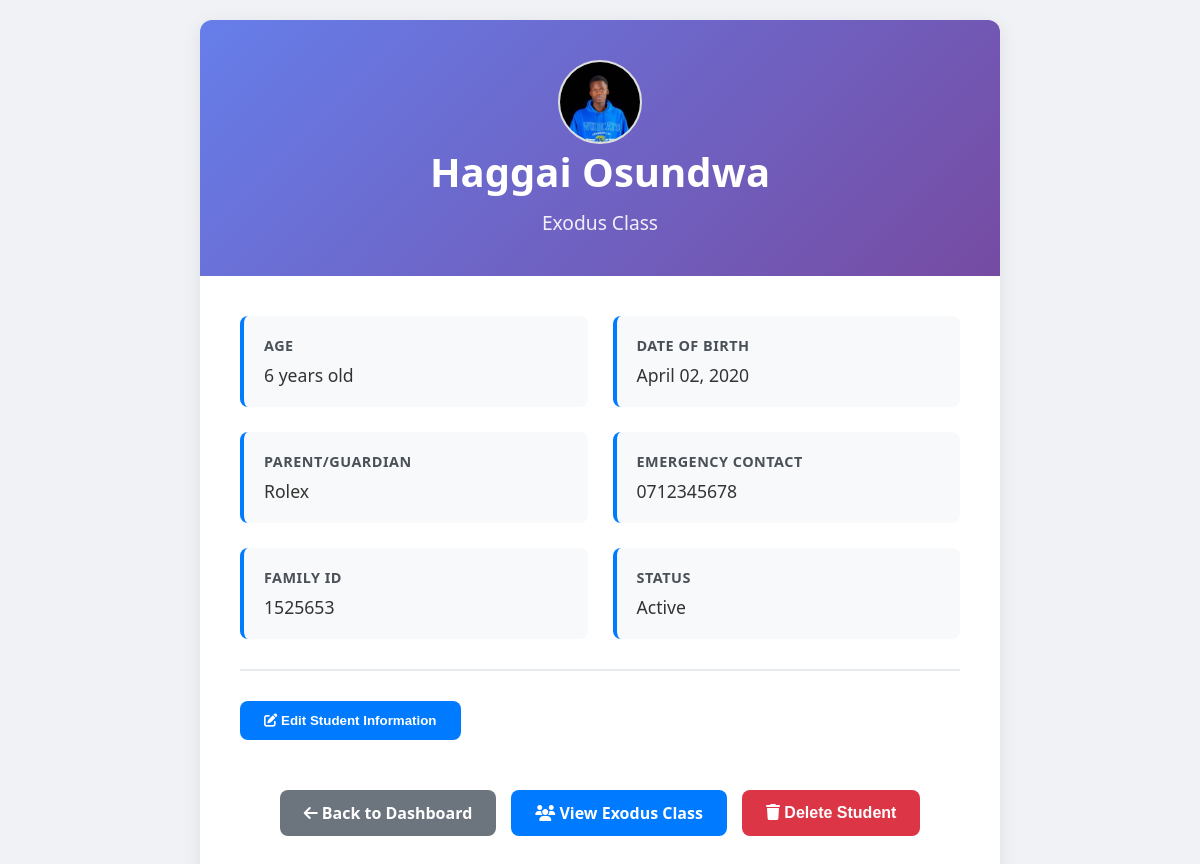
The app's page /student/41 (signed in) with its own data.
### app.py (models this page shows)
class Student(db.Model):
    id = db.Column(db.Integer, primary_key=True)
    name = db.Column(db.String(100), nullable=False)
    dob = db.Column(db.String(20), nullable=False)
    parent = db.Column(db.String(100))
    contact = db.Column(db.String(50))
    student_class = db.Column(db.String(50))
    status = db.Column(db.String(10), default="active")
    deletion_requested = db.Column(db.Boolean, default=False)
    profile_image = db.Column(db.String(200))  # Store image filename
    family_id = db.Column(db.String(50))  # For grouping family members

### app.py (the view)
@app.route("/student/<int:student_id>")
def student_detail(student_id):
    if "user" not in session:
        flash("Please log in first.", "error")
        return redirect(url_for("home"))
    student = Student.query.get_or_404(student_id)
    birth_date = datetime.strptime(student.dob, "%Y-%m-%d")
    today = datetime.now()
    age = today.year - birth_date.year - ((today.month, today.day) < (birth_date.month, birth_date.day))
    formatted_date = birth_date.strftime("%B %d, %Y")
    return render_template("student_detail.html",
                         student=student,
                         age=age,
                         formatted_date=formatted_date)

### app.py (called while the page is built)
@app.context_processor
def inject_now():
    return {'now': datetime.now}

@app.context_processor
def utility_functions():
    def attendance_present(student_id, sunday):
        record = Attendance.query.filter_by(student_id=student_id, date=sunday).first()
        return record.present if record else False
    return dict(attendance_present=attendance_present)

### templates/student_detail.html (shortened to what this page needs)
<!DOCTYPE html>
<html lang="en">
<head>
    <link rel="stylesheet" href="{{ url_for('static', filename='css/styles.css') }}">
    <link rel="stylesheet" href="https://cdnjs.cloudflare.com/ajax/libs/font-awesome/6.5.0/css/all.min.css">
</head>
<body>
    <div class="student-profile">
        <div class="profile-header">
            {% if student.profile_image %}
                <img src="{{ url_for('static', filename='uploads/profiles/' + student.profile_image) }}"
                     alt="{{ student.name }}"
                     class="profile-image"
                     onclick="showLargeImage('{{ url_for('static', filename='uploads/profiles/' + student.profile_image) }}')">
            {% else %}
                <div class="default-avatar" onclick="alert('No profile photo available')">
                    <i class="fas fa-user"></i>
                </div>
            {% endif %}
            <h1 class="student-name">{{ student.name }}</h1>
            <p class="student-class">{{ student.student_class }} Class</p>
        </div>
        <div class="profile-content">
            <div class="info-grid">
                <div class="info-item">
                    <div class="info-label">Age</div>
                    <div class="info-value">{{ age }} years old</div>
                </div>
                <div class="info-item">
                    <div class="info-label">Date of Birth</div>
                    <div class="info-value">{{ formatted_date }}</div>
                </div>
                <div class="info-item">
                    <div class="info-label">Parent/Guardian</div>
                    <div class="info-value">{{ student.parent or 'Not provided' }}</div>
                </div>
                <div class="info-item">
                    <div class="info-label">Emergency Contact</div>
                    <div class="info-value">{{ student.contact or 'Not provided' }}</div>
                </div>
                {% if student.family_id %}
                <div class="info-item">
                    <div class="info-label">Family ID</div>
                    <div class="info-value">{{ student.family_id }}</div>
                </div>
                {% endif %}
                <div class="info-item">
                    <div class="info-label">Status</div>
                    <div class="info-value">{{ 'Active' if student.status == 'active' else 'Inactive' }}</div>
                </div>
            </div>
            {% if session['role'] == 'admin' or (session['role'] == 'teacher' and session.get('assigned_class') == student.student_class) %}
            <div class="edit-section">
                <button class="edit-toggle" onclick="toggleEditForm()">
                    <i class="fas fa-edit"></i> Edit Student Information
                </button>
            </div>
            {% endif %}
            <div class="btn-group">
                <a href="{{ url_for('dashboard') }}" class="btn btn-secondary">
                    <i class="fas fa-arrow-left"></i> Back to Dashboard
                </a>
                {% if session['role'] == 'admin' %}
                <a href="{{ url_for('dashboard', class_name=student.student_class) }}" class="btn btn-primary">
                    <i class="fas fa-users"></i> View {{ student.student_class }} Class
                </a>
                <button onclick="deleteStudentFromDetail({{ student.id }}, '{{ student.name }}')" class="btn btn-danger">
                    <i class="fas fa-trash"></i> Delete Student
                </button>
                {% endif %}
            </div>
        </div>
    </div>
</body>
</html>

### static/css/styles.css (style rules this page uses)
body { font-family: 'Segoe UI', sans-serif; margin: 0; padding: 0; background-color: #f8f8f8; color: #212121; }
img.profile-image { width: 120px; height: 120px; border-radius: 50%; object-fit: cover; background-position: center; background-repeat: no-repeat; border: 3px solid #ddd; }
img.student-photo, img.profile-image, img.student-detail-photo { width: 80px; height: 80px; border-radius: 50% !important; object-fit: cover !important; object-position: center; background-color: #f0f0f0; border: 2px solid #ddd; display: block; }
img.student-photo, img.profile-image { margin: 0 auto; display: block; }

### templates/student_detail.html (style rules this page uses)
body { margin: 0; padding: 20px; font-family: 'Segoe UI', Tahoma, Geneva, Verdana, sans-serif; background-color: #f0f2f5; }
.student-profile { max-width: 800px; margin: 0 auto; background: white; border-radius: 12px; box-shadow: 0 4px 20px rgba(0,0,0,0.08); overflow: hidden; }
.profile-header { background: linear-gradient(135deg, #667eea 0%, #764ba2 100%); color: white; padding: 40px 30px; text-align: center; position: relative; }
.student-name { font-size: 2.5rem; font-weight: 600; margin: 0 0 10px 0; }
.student-class { font-size: 1.2rem; opacity: 0.9; margin: 0; }
.profile-content { padding: 40px; }
.info-grid { display: grid; grid-template-columns: 1fr 1fr; gap: 25px; margin-bottom: 30px; }
.info-item { background: #f8f9fa; padding: 20px; border-radius: 8px; border-left: 4px solid #007bff; }
.info-label { font-weight: 600; color: #495057; font-size: 0.9rem; text-transform: uppercase; letter-spacing: 0.5px; margin-bottom: 8px; }
.info-value { font-size: 1.1rem; color: #333; font-weight: 500; }
.edit-section { border-top: 2px solid #e9ecef; padding-top: 30px; margin-top: 30px; }
.edit-toggle { background: #007bff; color: white; border: none; padding: 12px 24px; border-radius: 8px; font-weight: 600; cursor: pointer; margin-bottom: 20px; transition: background-color 0.3s; }
.btn-group { display: flex; gap: 15px; justify-content: center; margin-top: 30px; }
.btn { padding: 12px 24px; border-radius: 8px; text-decoration: none; font-weight: 600; transition: all 0.3s; border: none; cursor: pointer; font-size: 1rem; }
.btn-primary { background: #007bff; color: white; }
.btn-secondary { background: #6c757d; color: white; }
.btn-danger { background: #dc3545; color: white; }

### records on screen
Student: profile_image (picture), name "Haggai Osundwa", student_class "Exodus", parent "Rolex", contact "0712345678", family_id "1525653", status "Active"
